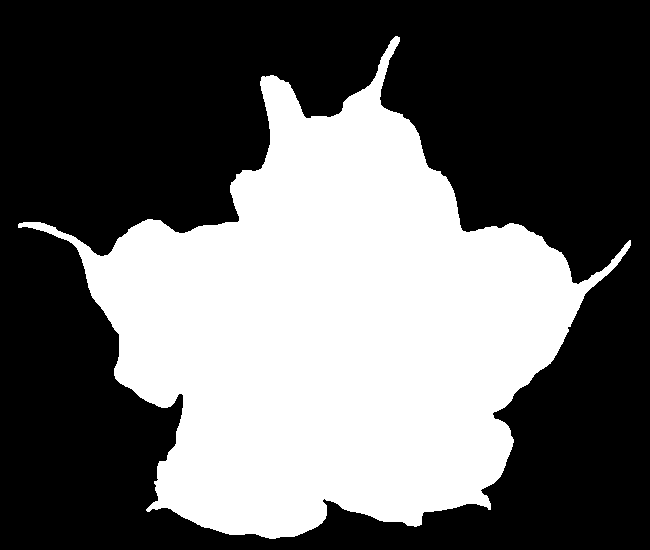
#> input picture 4/engelstrompete.png, 650 x 550 px, found by its file name; the run also reads 2 pictures not shown here
$ jupyter execute sheet03-with-solution.ipynb   (shell and % lines are left out)   (older library calls are emulated)
#> lines starting #> are read from the running program, lines starting #| are printed output that depends on the picture; after the words box and inside, x2 and y2 are one past the last pixel; in counts of white or black regions, pixels touching at a corner belong together
Osnabrück University - Computer Vision (Winter Term 2021/22) - Prof. Dr.-Ing. G. Heidemann, Ulf Krumnack, Axel Schaffland

# Exercise Sheet 03: Morphological Operations¶

## Introduction

This week's sheet should be solved and handed in before the end of **Tuesday, November 23, 2021**. If you need help (and Google and other resources were not enough), feel free to contact your groups' designated tutor or whomever of us you run into first. Please upload your results to your group's Stud.IP folder.

## Assignment 0: Math recap (complex numbers) [0 Points]

This exercise is supposed to be very easy, does not give any points, and is voluntary. There will be a similar exercise on every sheet. It is intended to revise some basic mathematical notions that are assumed throughout this class and to allow you to check if you are comfortable with them. Usually you should have no problem to answer these questions offhand, but if you feel unsure, this is a good time to look them up again. You are always welcome to discuss questions with the tutors or in the practice session. Also, if you have a (math) topic you would like to recap, please let us know.

**a)** What is a *complex number*, what is the *complex plane*, how are complex numbers usually denoted?

The complex numbers, usually denoted by $\mathbb{C}$, are the algebraic closure of the real numbers $\mathbb{R}$, meaning that every non-constant polynomial has some root in $\mathbb{C}$. This is realized by adding "artificial" numbers to provide the necessary roots missing in $\mathbb{R}$, e.g. a new number $i$ with $i^2=-1$, as a root for the polynomial $X^2+1$. In fact, all complex numbers can be written as $a+b\cdot i$ with some $a,b\in\mathbb{R}$.

The complex plane is a geometric embedding of complex numbers into the two-dimensional Euclidean plane, mapping the number $a+b\cdot i$ on the point $(a,b)$. It was a major breakthrough towards the acceptance of complex numbers, as this embedding allows to give geometric interpretations to arithmetic operations like sum and product.

**b)** What is the *real* and the *imaginary* part of a complex number? What is the *absolute value* of a complex number? What is the *complex conjugate*?

Given a complex number $c=a+b\cdot i$, the real number $a = \Re c$ is called the real part and $b=\Im c$ is called the imaginary part of $c$. In fact, the real numbers can be seen as the subset of real numbers whose imaginary part is $0$.

The absolute value of $c$ is just the Euclidean norm of $c$ in the complex plane, i.e., its distance from the origin: $|c| = \sqrt{(\Re c)^2 + (\Im c)^2}$

The complex conjugate of a complex number is obtained by changing the sign of its imaginary part: $\bar{c} = \Re c - \Im c$. Hence the conjugate of a real number is just that number.

**c)** What are polar coordinates? What are their advantages? Can you convert between cartesian and polar coordinates? Can you write down $i=\sqrt{-1}$ in polar coordinates? What about $\sqrt{i}$?

Polar coordinates represent the position in a plane as a pair $(r, \phi)$, where $r$ denotes the distance from the center and $\phi$ the angle. Polar coordinates for complex numbers have the advantage, that multiplication (and exponents) get a very simple gemetrical meaning. The product of two numbers (in polar coordinates) is formed as

$$(r_1,\phi_1)\cdot(r_2,\phi_2) = (r_1r_2,\phi_1+\phi_2)$$

that is, distances are multiplied while angles are sumed up. This leads to the following simple rule for exponents (which even holds for fractional $n$):

$$(r,\phi)^n = (r^n,n\cdot \phi)$$

Hence we get the following polar coordinates for $i$ (note that the polar coordinates for $-1$ are $(1,\pi))$:

$$i = \sqrt{-1} = (1,\pi)^{\tfrac12} = (1,\tfrac12\pi)$$

and further

$$\sqrt{i} = (1,\tfrac12\pi)^{\tfrac12} = (1,\tfrac14\pi)$$

From the polar coordinates we can obtain cartesian coordinates as

$$\Re c= r\cdot\cos(\phi)\qquad \text{and}\qquad \Im c=r\cdot\sin(\phi)$$

So we get:
$$\sqrt{i} = \cos(\frac14\pi)+i\cdot\sin(\frac14\pi) = \frac{\sqrt{2}}{2}(1+i)$$

**d)** Python, and also numpy, support calculations with complex numbers. Consult the documentation to find out details. Notice that $i$ is substituted by $j$ in Python.

[cell 1]
a = 3 + 4j
b = complex(3, 4)
print("a = {}, type(a) = {}".format(a, type(a)))
print("b = {}, type(b) = {}".format(b, type(b)))
print("real(a) = {}, imag(a) = {}".format(a.real,a.imag))
print("abs(a) = {}".format(abs(a)))
print("conjugate(a) = {}".format(a.conjugate()))
print("i*i = {}".format(1j**2))

# normal "math" functions are non complex:
print("-- the math module ---------------------------")
import math
#print(math.sqrt(-1)) # ValueError: math domain error
#print(math.sin(3+4j)) # TypeError: can't convert complex to float
#print(math.exp(2*math.pi*1j)) # TypeError: can't convert complex to float

# but there is a "cmath" module
print("-- the cmath module --------------------------")
import cmath
print(cmath.sqrt(-1))
print(cmath.sin(3+4j))
print(cmath.exp(2*math.pi*1j))

# numpy has its own types for complex numbers (np.complex64 and np.complex128)
print("-- numpy -------------------------------------")
import numpy as np
a = np.complex64(3+4j)
print("a = {}, type(a) = {}".format(a, type(a)))
print("a*a = {}".format(a**2))
print("real(a) = {}, imag(a) = {}".format(a.real,a.imag))
print("abs(a) = {}".format(abs(a)))
print("conjugate(a) = {}".format(a.conjugate()))

# numpy supports computation with complex numbers (provided the input arguments are complex)
print(np.sqrt(-1)) # Warning: invalid value encountered in sqrt
print(np.sqrt(-1+0j))
print(np.sin(3+4j))
print(np.exp(2*np.pi*1j))

## Assignment 1: Properties of morphological operators [5 Points]

This exercise will elaborate on the basic morphological operators of *erosion* and *dilation* (cf. CV-05 slides 4-14).

### a) Duality

Proof that *erosion* and *dilation* are *dual* operators, i.e.

$$ g^{\ast}\oplus S = (g\ominus S)^{\ast}\qquad\text{and}\qquad
g^{\ast}\ominus S = (g\oplus S)^{\ast}$$

here $g^{\ast}$ denotes the inverted binary image, i.e. $g^{\ast}(x,y) = 1 - g(x,y) = \neg g(x,y)$, i.e. 1-pixel become 0 and 0-pixel become 1.

Intuitively, this can be expressed by saying that extending the fringe of an object is "eating" from the fringe of its complement. Formally, one can write
\begin{align}
(g^{\ast}\oplus S)(x,y)
& = \bigvee_{(i,j)\in S} g^{\ast}(x+i,y+j) \\
& = \bigvee_{(i,j)\in S} \neg g(x+i,y+j) \\
& = \neg\bigwedge_{(i,j)\in S} g(x+i,y+j) \\
&= \neg(g\ominus S)(x,y) \\
&= (g\ominus S)^{\ast}(x,y)
\end{align}
The other case is analogous.

### b) Superposition

As *erosion* and *dilation* have been introduced for binary images, the notion of *linearity* is not really appropriate here. However, some weaker version, called *superposition* can be defined: instead of forming linear combination, one takes the logical disjunction:

$$(g_1\lor g_2)(x,y) := g_1(x,y)\lor g_2(x,y)$$

Check for both operations if *erosion* and *dilation* are "compatible" with superposition, i.e. if first *eroding* (or *dilating*) two images and superposing the result is the same as first superposing the images and then *eroding* (or *dilating*) the result.

The superposition principle holds for *dilation*, as we are just dealing with disjunctions:

\begin{align*}
    ((g_1\lor g_2)\oplus S)(x,y)
    & = \bigvee_{(i,j)\in S} (g_1\lor g_2)(x+i,y+j) \\
    & = \bigvee_{(i,j)\in S} \left(g_1(x+i,y+j) \lor g_2(x+i,y+j)\right) \\
    & = \left(\bigvee_{(i,j)\in S} g_1(x+i,y+j)\right) \lor \left(\bigvee_{(i,j)\in S}g_2(x+i,y+j)\right) \\
    & = (g_1\oplus S)(x,y)\lor (g_2\oplus S)(x,y)
\end{align*}

For erosion, the superposition principle does not hold in general: Example (with zero padding):

$$
g_1 = \left(
\begin{array}{lll}
1 & 0 & 1 \end{array}\right)\qquad
g_2 = \left(
\begin{array}{lll}
0 & 1 & 0 \end{array}\right)\qquad
S = \left( \begin{array}{lll} 1 & 1 & 1 \end{array} \right)
$$

$$
\begin{align*}
    (g_1\lor g_2)\ominus S)(x,y)
    & = \left( \left( \begin{array}{lll} 1 & 0 & 1 \end{array} \right) \lor
        \left( \begin{array}{lll} 0 & 1 & 0 \end{array} \right) \right) \ominus
        \left( \begin{array}{lll} 1 & 1 & 1 \end{array} \right) \\
    & = \left( \begin{array}{lll} 1 & 1 & 1 \end{array} \right) \ominus
        \left( \begin{array}{lll} 1 & 1 & 1 \end{array} \right) \\
    & = \left( \begin{array}{lll} 0 & 1 & 0 \end{array} \right) \\
    (g_1\ominus S)(x,y)  \lor (g_2\ominus S)(x,y)
    & = \left( \left( \begin{array}{lll} 1 & 0 & 1 \end{array} \right) \ominus
        \left( \begin{array}{lll} 1 & 1 & 1 \end{array} \right) \right) \lor
        \left( \left( \begin{array}{lll} 0 & 1 & 0 \end{array} \right) \ominus
        \left( \begin{array}{lll} 1 & 1 & 1 \end{array} \right) \right) \\
    & = \left( \begin{array}{lll} 0 & 0 & 0 \end{array} \right) \lor
        \left( \begin{array}{lll} 0 & 0 & 0 \end{array} \right) \\
    & = \left( \begin{array}{lll} 0 & 0 & 0 \end{array} \right)
\end{align*}
$$

But one can show a weaker form, namely

$$(g_1\lor g_2)\ominus S \to (g_1\ominus S)\lor (g_2\ominus S)$$

holds. That is, the erosion of the combination of two images is in general larger than the combination of two eroded images. The following cell shows an example of the effect of superposition on erosion.

[cell 2]
from skimage import morphology, draw
import numpy as np
import matplotlib.pyplot as plt
plt.rcParams['image.cmap'] = 'gray'

circle_left_img = np.zeros(shape=(300, 300), dtype=np.uint8)
circle_left_img[draw.disk((120, 120), 50)] = 1

circle_right_img = np.zeros_like(circle_left_img)
circle_right_img[draw.disk((180, 180), 50)] = 1


kernel = morphology.square(20)
plt.figure(figsize=(12, 8))
plt.subplot(2, 3, 1)
plt.imshow(circle_left_img)
plt.axis('off')
plt.title(r'$g_1$')
plt.subplot(2, 3, 2)
plt.imshow(circle_right_img)
plt.axis('off')
plt.title(r'$g_2$')
plt.subplot(2, 3, 3)
plt.imshow(circle_left_img | circle_right_img)
plt.axis('off')
plt.title(r'$g_1 \vee g_2$')
plt.subplot(2, 3, 4)
plt.imshow(morphology.binary_erosion(circle_left_img | circle_right_img, selem=kernel))
plt.axis('off')
plt.title('Erosion after superposition')
plt.subplot(2, 3, 5)
plt.imshow(morphology.binary_erosion(circle_left_img, selem=kernel)
           | morphology.binary_erosion(circle_right_img, selem=kernel))
plt.axis('off')
plt.title('Erosion before superposition')
plt.show()
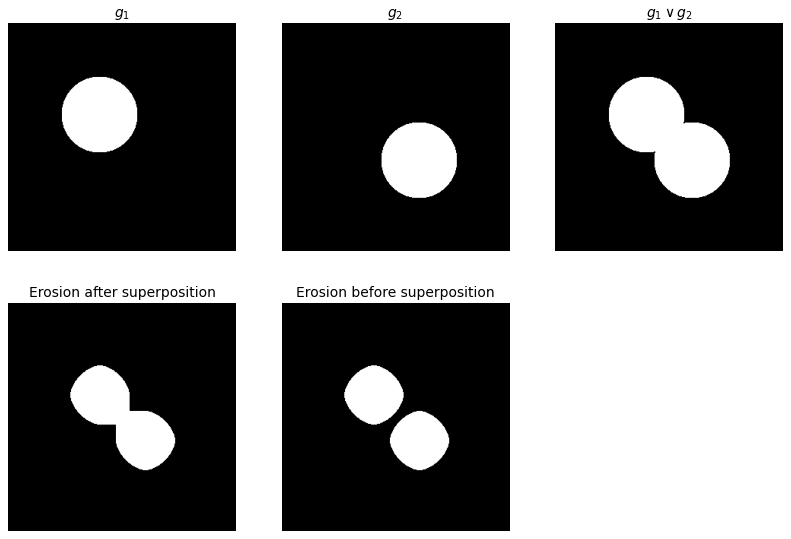
#> figure drawn by matplotlib, 5 panels

### c) Chaining

Show that *dilation* and *erosion* have the following properties: given two structering elements $S_1$ and $S_2$, it holds

\begin{align}
  (g\oplus S_1)\oplus S_2 & & = & g\oplus (S_1\oplus S_2) && = (g\oplus S_2)\oplus S_1 \\
  (g\ominus S_1)\ominus S_2 & & = & g\ominus (S_1\ominus S_2) && = (g\ominus S_2)\ominus S_1 \\
\end{align}

What are the practical consequences?

Proof: First, by straight forward calculation we get:
\begin{align*}
  ((g\oplus S_1)\oplus S_2)(x,y)
  &= \bigvee_{(k,l)\in S_2}(g\oplus S_1)(x+k,y+l) \\
  &= \bigvee_{(k,l)\in S_2}\bigvee_{(i,j)\in S_1}g(x+k+i,y+l+j) \\
  &= \bigvee_{(i,j)\in S_1}\bigvee_{(k,l)\in S_2}g(x+k+i,y+l+j) \\
  &= \bigvee_{(i,j)\in S_1}(g\oplus S_2)(x+i,y+j) \\
  &= ((g\oplus S_2)\oplus S_1)(x,y)
\end{align*}
so we see that the left and right side of the first row agree. To see that also the middle term is equivalent, note that $(k+i,l+j)\in S_1\oplus S_2$ is equivalent to $(i,j)\in S_1$ and $(k,l)\in S_2$. The second row is analogous, replacing $\bigvee$ by $\bigwedge$.

Practically this means, if one is going to erode or dilate an image with different structuring elements,
1. the order of application does not matter
2. it is usually more efficient to form a combined structural element by dilation and the apply this combined element to the image.

## Assignment 2: Application [5 Points]

### a) Boundary extraction

Extract the boundary of a shape using opening or closing. You may use `binary_dilation` or `binary_erosion` from `scipy.ndimage.morphology`. Can you achieve a thicker boundary?

[cell 3]
import numpy as np
import matplotlib.pyplot as plt
plt.rcParams['image.cmap'] = 'gray'
import scipy.ndimage.morphology as morph
from imageio import imread

def my_boundary(img):
    """
    Compute boundary of binary image.

    Parameters
    ----------
    img : ndarray of bools
        A binary image.

    Returns
    -------
    boundary : ndarray of bools
        The boundary as a binary image.
    """

    boundary = np.zeros(img.shape, bool)
    # BEGIN SOLUTION
    boundary = img ^ morph.binary_erosion(img, iterations=5)
    # END SOLUTION

    return boundary

img = imread("images/engelstrompete.png") > 0
#> img: shape (550, 650) bool; 40% white; 1 white region, box (x1, y1, x2, y2) and area: (18, 36, 631, 539) 142959
plt.figure(figsize=(10,10))
plt.gray()
plt.imshow(my_boundary(img))
#> in my_boundary, `boundary = img ^ morph.binary_erosion(img, iterations=5)`:
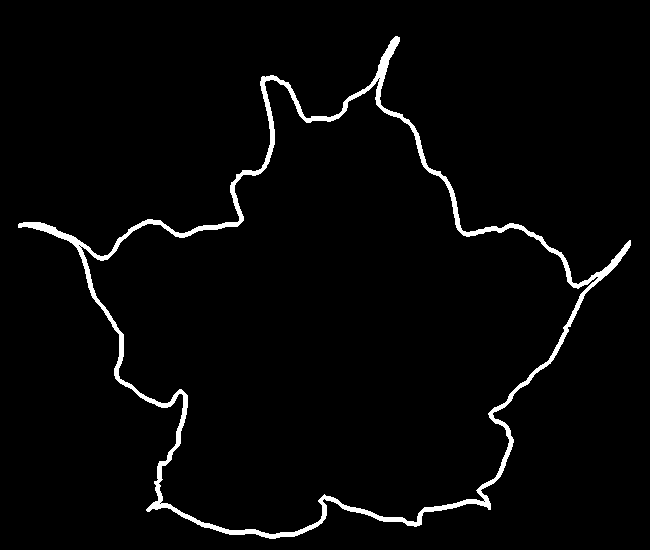
#> boundary: shape (550, 650) bool; 2.8% white; 1 white region, box (x1, y1, x2, y2) and area: (18, 36, 631, 539) 9864
plt.show()

### b)  Distance transform

Implement distance transform according to the ideas of (CV-05 slides 34ff).  Discuss the effect of different structuring elements.

[cell 4]
import numpy as np
import matplotlib.pyplot as plt
from scipy.ndimage import morphology as morph, generate_binary_structure
from imageio import imread

def my_distance_transform(img):
    """Distance transform of binary image.

    Args:
    img (ndarray of bools): A binary image.

    Returns:
    dt (ndarray of ints): The distance transform of the input image.
    """

    dt = np.zeros(img.shape,np.int32)
    # BEGIN SOLUTION
    while img.any():
        dt += img
        # generate_binary_structure(2, 1) -> N4 neighborhood -> city block distance
        # generate_binary_structure(2, 2) -> N8 neighborhood -> chessboard distance
        img = morph.binary_erosion(img, generate_binary_structure(2, 2))
#> this loop made 135 passes
#> pass 1, in my_distance_transform, `img = morph.binary_erosion(img, generate_binary_structure(2, 2))`:
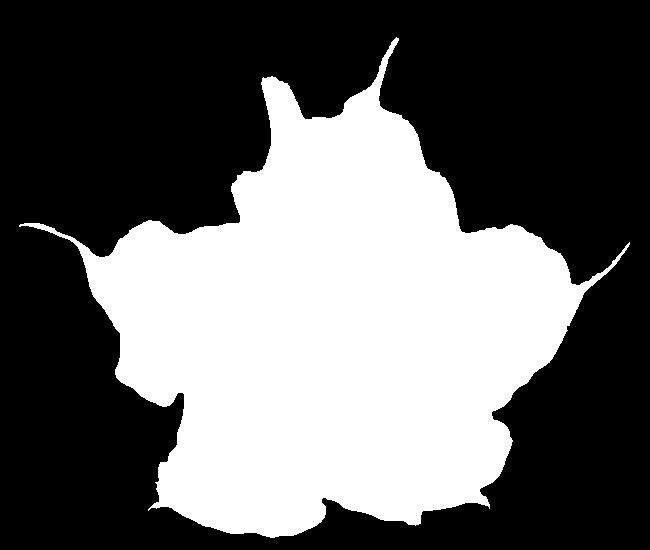
#> img: shape (550, 650) bool; 39.2% white; 1 white region, box (x1, y1, x2, y2) and area: (19, 37, 630, 538) 140077
#> pass 2, in my_distance_transform, `dt += img`:
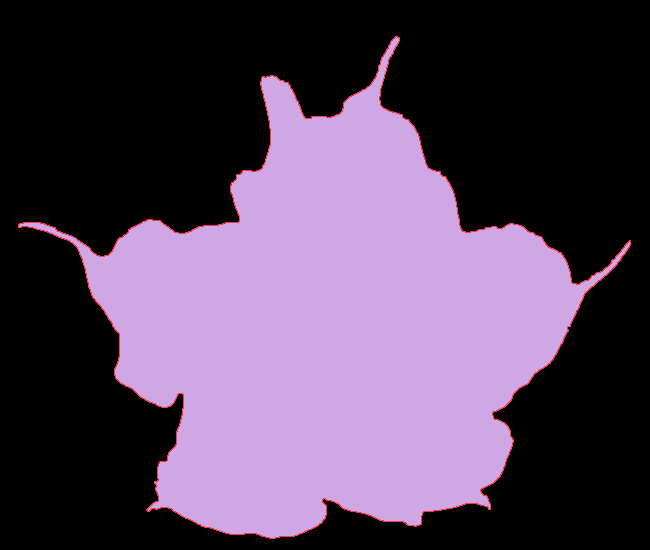
#> dt: shape (550, 650) int32; 3 distinct labels, from 0 to 2; one colour per label, 0 black
#> pass 2, in my_distance_transform, `img = morph.binary_erosion(img, generate_binary_structure(2, 2))`:
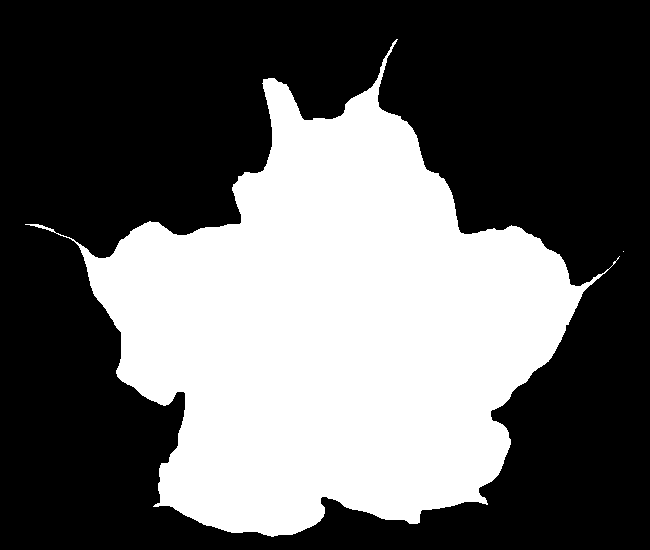
#> img: shape (550, 650) bool; 38.4% white; 2 white regions (1 under 20 px), largest, box (x1, y1, x2, y2) and area: (25, 39, 620, 537) 137223
#> after the loop:
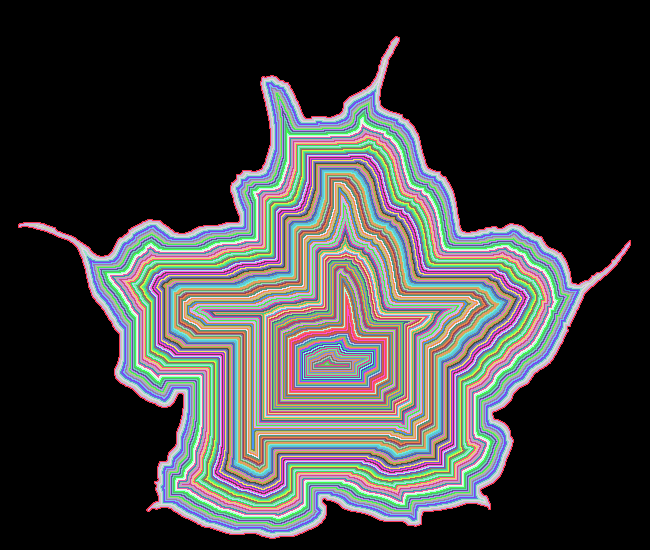
#> dt: shape (550, 650) int32; 136 distinct labels, from 0 to 135; one colour per label, 0 black
    # END SOLUTION

    return dt


img = imread("images/engelstrompete.png") > 0
plt.figure(figsize=(10,10))
plt.imshow(my_distance_transform(img) + 50 * img)
plt.show()
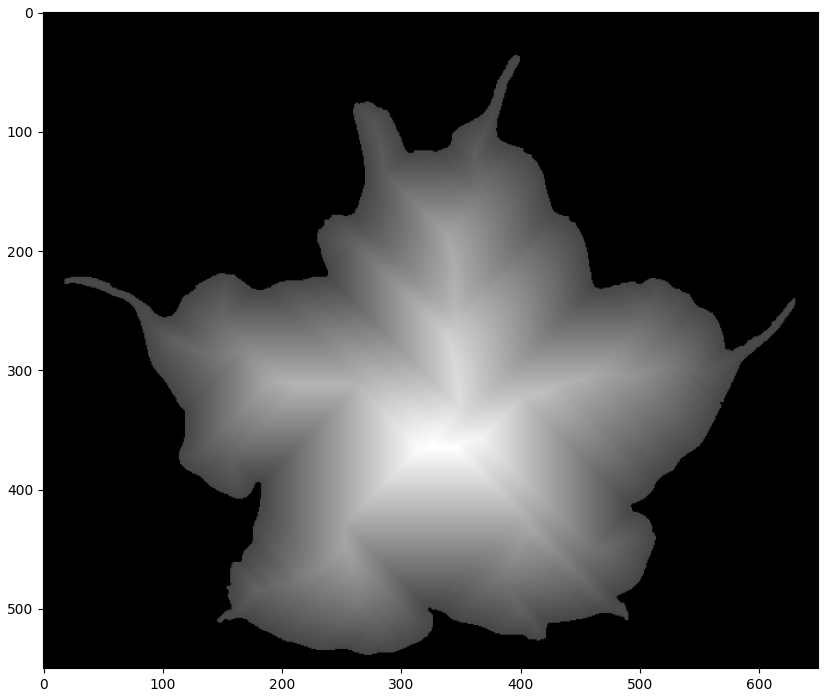
#> figure drawn by matplotlib, 1 panel

One can use different structuring elements to realize a different metric:

* $\begin{pmatrix} 0 & 1 & 0 \\ 1 & 1 & 1 \\ 0 & 1 & 0 \end{pmatrix}$ (the $N_4$-neighborhood) realizes the cityblock distance ($L_1$)
* $\begin{pmatrix} 1 & 1 & 1 \\ 1 & 1 & 1 \\ 1 & 1 & 1 \end{pmatrix}$ (the $N_8$-neighborhood) realizes the chessboard distance ($L_\infty$)

### c) Morphing

Write a function `my_morph` that implements morphing according to (CV-05 slide 41). You may use your function `my_distance_transform` from part b), or the function `distance_transform_edt` from `scipy.ndimage.morphology`.

[cell 5]
import numpy as np
import matplotlib.pyplot as plt
import scipy.ndimage.morphology as morph
from imageio import imread


def my_morph(A,B,ratio):
    """Morphing from binary image A to image B.

    Args:
        A (ndarray of bools): A binary image (start).
        B (ndarray of bools): A binary image (target), same shape as A.
        ratio (float from 0.0 to 1.0): The ratio of image A and image B.
            0.0=only image A, 1.0=only image B.

    Returns:
        morph (ndarray of bools): A binary intermediate image between A and B.

    """

    result = np.zeros(A.shape, bool)
    # BEGIN SOLUTION
    dA = morph.distance_transform_edt(A) - morph.distance_transform_edt(~A)
    dB = morph.distance_transform_edt(B) - morph.distance_transform_edt(~B)
    result = (1-ratio)*dA + ratio*dB > 0
    # END SOLUTION

    return result

img1 = imread("images/kreis.png") > 0
#> (the rest of the program and of its run is left out)
